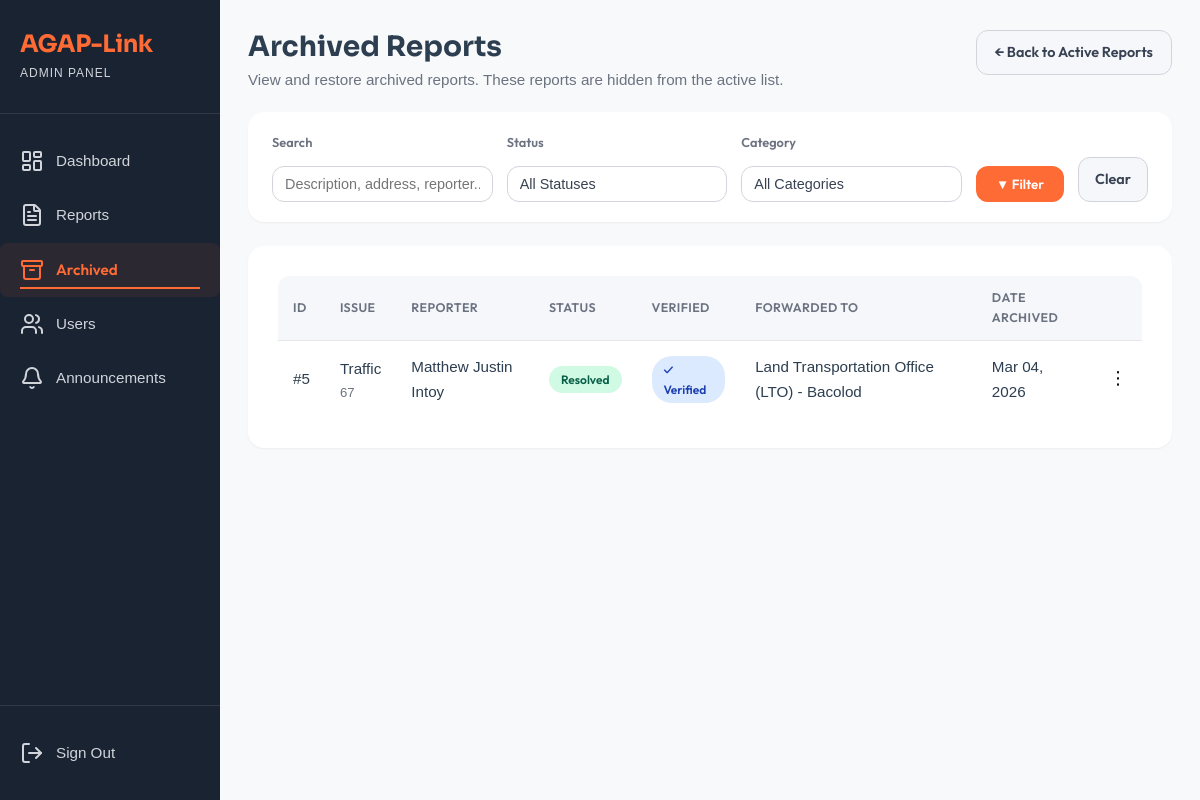
/view/admin_module/archived_reports.php (signed in), run on an earlier commit of the app's database.
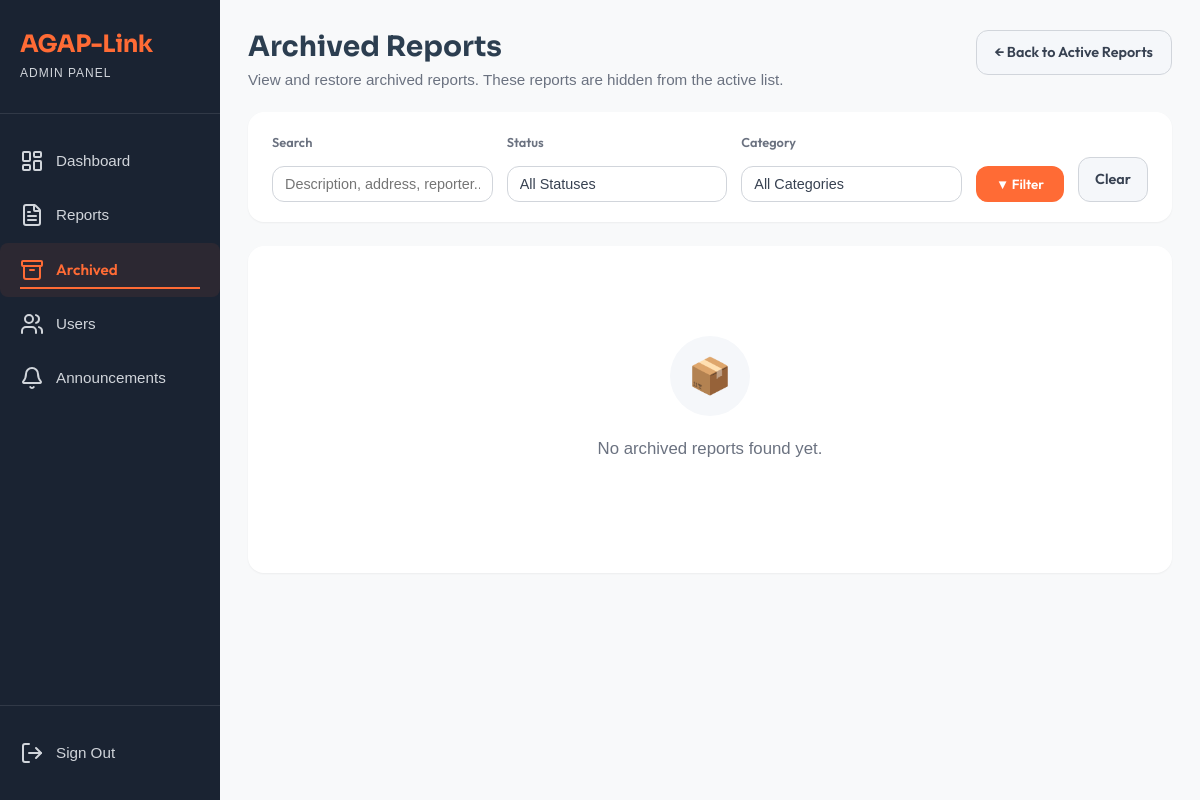
And on a later commit of the database.
### tables this page shows
CREATE TABLE `reports` (
  `report_id` int(11) NOT NULL,
  `user_id` int(11) NOT NULL,
  `category_id` int(11) NOT NULL,
  `assigned_agency_id` int(11) DEFAULT NULL,
  `description` text NOT NULL,
  `address` varchar(255) NOT NULL,
  `photo_path` varchar(255) DEFAULT NULL,
  `gps_lat` decimal(10,8) DEFAULT NULL,
  `gps_long` decimal(11,8) DEFAULT NULL,
  `status` enum('Pending','Verified','Forwarded','Ongoing','Resolved') DEFAULT 'Pending',
  `priority` enum('Low','Medium','Critical') DEFAULT 'Low',
  `created_at` timestamp NOT NULL DEFAULT current_timestamp(),
  `updated_at` timestamp NOT NULL DEFAULT current_timestamp() ON UPDATE current_timestamp(),
  `is_archived` tinyint(1) NOT NULL DEFAULT 0 COMMENT '0 = active, 1 = archived (soft-deleted)',
  `archived_at` datetime DEFAULT NULL,
  `is_verified` tinyint(1) NOT NULL DEFAULT 0,
  `agency_verified_at` datetime DEFAULT NULL
);

CREATE TABLE `categories` (
  `category_id` int(11) NOT NULL,
  `name` varchar(50) NOT NULL,
  `description` text DEFAULT NULL,
  `created_at` timestamp NOT NULL DEFAULT current_timestamp()
);

CREATE TABLE `agencies` (
  `agency_id` int(11) NOT NULL,
  `name` varchar(100) NOT NULL,
  `contact_number` varchar(20) DEFAULT NULL,
  `type` varchar(50) DEFAULT NULL,
  `category_id` int(11) DEFAULT NULL,
  `created_at` timestamp NOT NULL DEFAULT current_timestamp()
);

### model/Report.php (called while the page is built, shortened)
<?php
require_once dirname(__DIR__) . '/config/agaplinkdb.php';
class Report
{
    private $conn;
    public function __construct()
    {
        global $conn;
        $this->conn = $conn;
    }
    public function getArchivedReports($filterStatus = '', $filterCategory = '', $filterSearch = '')
    {
        $sql = "SELECT r.*, c.name AS category_name, a.name AS agency_name,
                       CONCAT(u.first_name, ' ', IFNULL(CONCAT(u.middle_initial, '. '), ''), u.last_name) AS full_name,
                       u.phone_number AS reporter_phone
                FROM reports r
                LEFT JOIN categories c ON r.category_id = c.category_id
                LEFT JOIN agencies   a ON r.assigned_agency_id = a.agency_id
                LEFT JOIN users      u ON r.user_id = u.user_id
                WHERE r.is_archived = 1";
        $params = [];
        $sql .= " ORDER BY r.archived_at DESC";
        $stmt = $this->conn->prepare($sql);
        $stmt->execute($params);
        return $stmt->fetchAll(PDO::FETCH_ASSOC);
    }
}

### view/admin_module/archived_reports.php (the view, shortened to what the changed rows need)
<?php
require_once MODEL_PATH . 'Report.php';
$filterStatus   = $_GET['status']   ?? '';
$filterCategory = $_GET['category'] ?? '';
$filterSearch   = trim($_GET['search'] ?? '');
$reportModel = new Report();
$archivedReports = $reportModel->getArchivedReports($filterStatus, $filterCategory, $filterSearch);
$hasReports  = !empty($archivedReports);
?>
<!DOCTYPE html>
<html lang="en">
<head>
    <link rel="stylesheet" href="<?= ASSET_URL ?>/css/admin_module/admin_module.css">
</head>
<body data-base-url="<?= BASE_URL ?>">
    <div class="dashboard-container">
        <?php require_once __DIR__ . '/../partials/admin_sidebar.php'; ?>
        <main class="main-content page-transition">
            <div class="reports-header">
                <div>
                    <h1>Archived Reports</h1>
                </div>
            </div>
            <section class="reports-section">
                <?php if (!$hasReports): ?>
                    <div class="empty-state">
                        <div class="empty-icon">📦</div>
                        <p class="empty-message">No archived reports found<?= ($filterStatus || $filterCategory || $filterSearch) ? ' matching your filters.' : ' yet.' ?></p>
                    </div>
                <?php else: ?>
                    <div class="table-wrapper">
                        <table class="reports-table">
                            <thead>
                                <tr>
                                    <th>ID</th>
                                    <th>Issue</th>
                                    <th>Reporter</th>
                                    <th>Status</th>
                                    <th>Verified</th>
                                    <th>Forwarded To</th>
                                    <th>Date Archived</th>
                                    <th></th>
                                </tr>
                            </thead>
                            <tbody>
<?php foreach ($archivedReports as $report): ?>
<tr>
    <td>#<?= htmlspecialchars($report['report_id']) ?></td>
    <td>
        <?= htmlspecialchars($report['category_name'] ?? 'General') ?>
        <span class="report-cell-sub">
            <?= htmlspecialchars(mb_strimwidth($report['description'] ?? '', 0, 70, '…')) ?>
        </span>
    </td>
    <td><?= htmlspecialchars($report['full_name'] ?? 'N/A') ?></td>
    <td>
        <?php
        $status = strtolower($report['status']);
        $statusClass = match ($status) {
            'pending'   => 'status-pending',
            'ongoing'   => 'status-ongoing',
            'verified'  => 'status-verified',
            'forwarded' => 'status-forwarded',
            'resolved'  => 'status-resolved',
            default     => 'status-pending'
        };
        ?>
        <span class="<?= $statusClass ?>"><?= ucfirst($status) ?></span>
    </td>
    <td>
        <?php if ($report['is_verified']): ?>
            <span class="status-verified">✓ Verified</span>
        <?php else: ?>
            <span class="status-pending">Pending</span>
        <?php endif; ?>
    </td>
    <td><?= htmlspecialchars($report['agency_name'] ?? '—') ?></td>
    <td><?= date('M d, Y', strtotime($report['archived_at'])) ?></td>
    <td class="action-cell">
        <div class="meatballs-container">
            <button type="button" class="meatballs-btn">⋮</button>
        </div>
    </td>
</tr>
<?php endforeach; ?>
                            </tbody>
                        </table>
                    </div>
                <?php endif; ?>
            </section>
        </main>
    </div>
</body>
</html>

What changed in the data, as far as the page shows it:
removed reports: report_id "5", category.name "Traffic", description "67", full_name "Matthew Justin Intoy", status "Resolved", is_verified "✓ Verified", assigned_agency.name "Land Transportation Office (LTO) - Bacolod", archived_at "Mar 04, 2026"
Also different on the page:
text no longer shown: "ID ISSUE REPORTER STATUS VERIFIED FORWARDED TO DATE ARCHIVED"
text now shown: "📦 No archived reports found yet."
